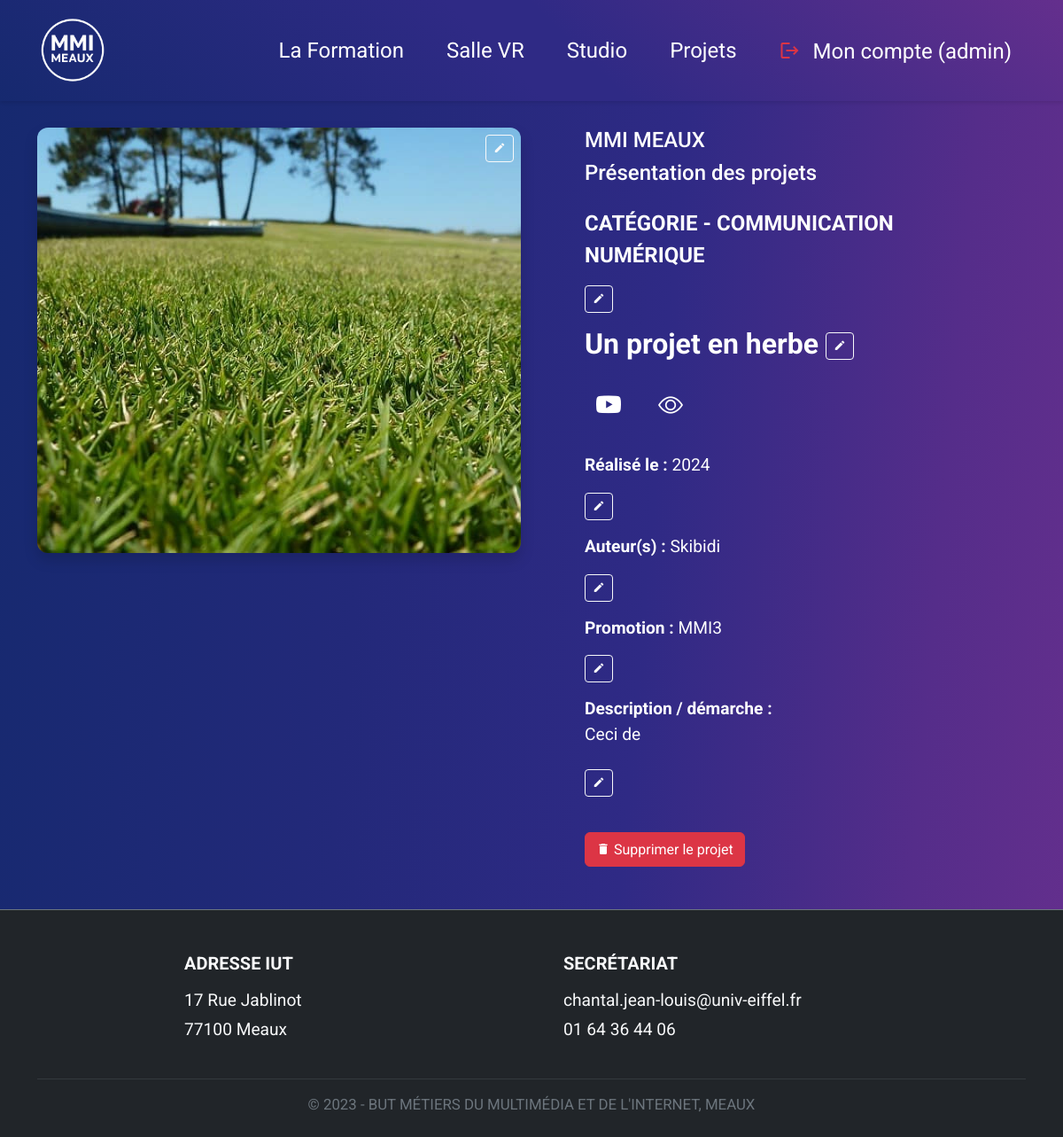
The page /affichage_projet.php?id=99 (signed in) on the database as committed earlier.
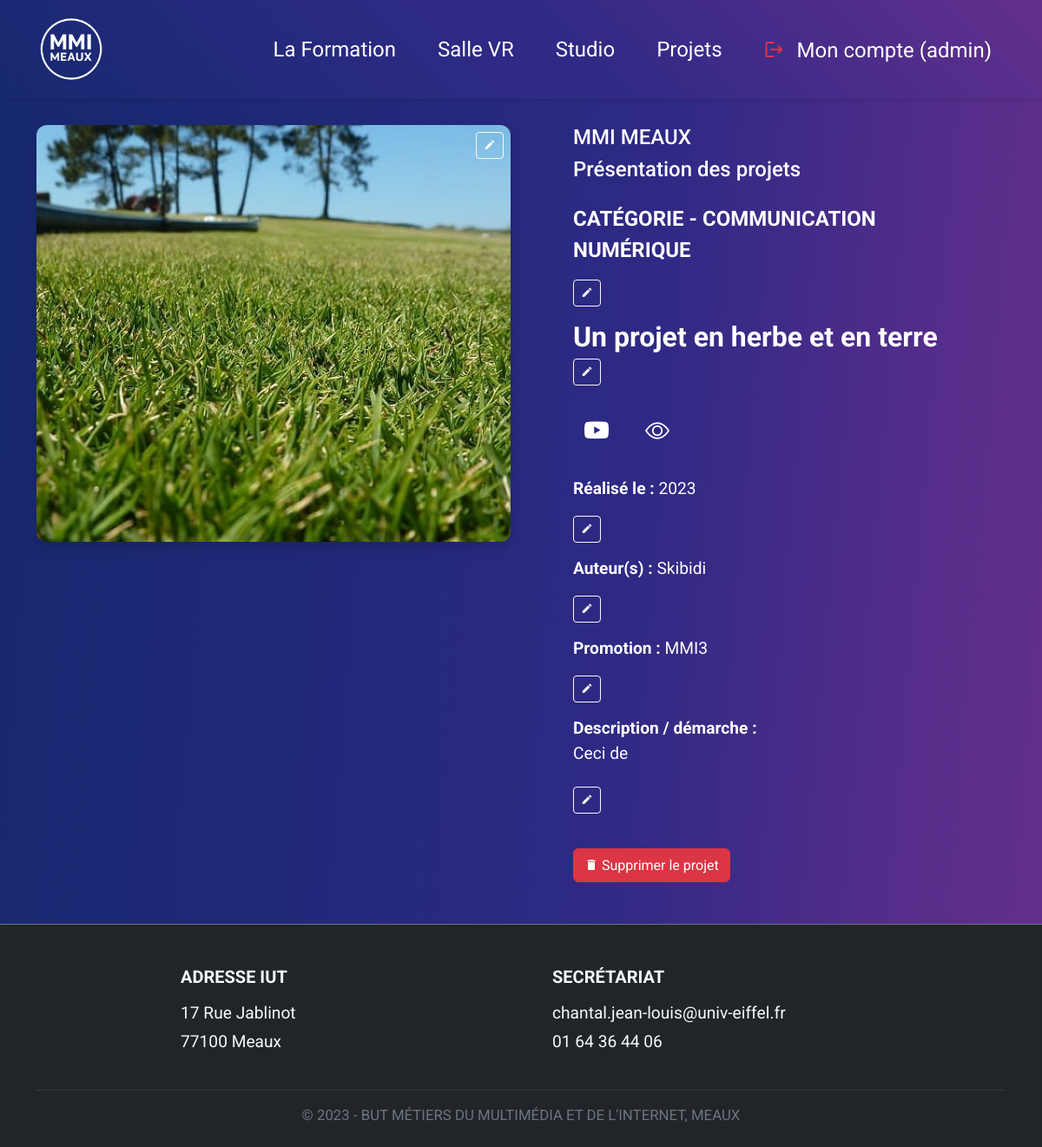
The same page on the database as committed later.
### tables this page shows
CREATE TABLE `projet` (
  `id` int(11) NOT NULL,
  `nom` varchar(255) NOT NULL,
  `categorie` varchar(255) NOT NULL,
  `image` varchar(255) NOT NULL,
  `description` varchar(255) NOT NULL,
  `date` varchar(255) NOT NULL,
  `auteurs` varchar(255) DEFAULT NULL,
  `video` varchar(255) DEFAULT NULL,
  `promo` varchar(50) DEFAULT NULL,
  `drive` varchar(255) DEFAULT NULL
);

### auth.php (called while the page is built, shortened)
<?php
require_once 'dbconnect.php';
if (isset($_SESSION['user_id'])) {
    $stmt = $db->prepare("SELECT pseudo, nom, prenom, role FROM inscription WHERE ID = ?");
    $stmt->execute([$_SESSION['user_id']]);
    $result = $stmt->fetch(PDO::FETCH_ASSOC);
    if ($result) {
        $role = strtolower($result['role']);
    } else {
        session_unset();
        session_destroy();
    }
}
?>

### affichage_projet.php (the view, shortened to what the changed rows need)
<?php
require_once "dbconnect.php";
require_once "auth.php";
$id = intval($_GET['id']);
$stmt = $db->prepare("SELECT * FROM projet WHERE id = ?");
$stmt->execute([$id]);
$projet = $stmt->fetch();
?>
<!DOCTYPE html>
<html lang="fr">
<head>
  <link href="https://cdn.jsdelivr.net/npm/bootstrap@5.3.3/dist/css/bootstrap.min.css" rel="stylesheet" />
  <link href="https://cdn.jsdelivr.net/npm/bootstrap-icons@1.10.5/font/bootstrap-icons.css" rel="stylesheet" />
  <link href="https://cdn.jsdelivr.net/npm/@mdi/font@7.4.47/css/materialdesignicons.min.css" rel="stylesheet" />
  <link href="css/navbarbs.css" rel="stylesheet" />
  <link href="css/btn.css" rel="stylesheet" />
  <link href="css/affichage_projet.css" rel="stylesheet" />
</head>
<body>
<div class="container my-5">
  <div class="row mt-5">
    <div class="col-lg-6 mb-4">
      <div class="position-relative">
  <img src="<?= htmlspecialchars($projet['image']) ?>" alt="Image du projet" class="project-img shadow" id="image_display" />
  <?php if ($role === 'admin'): ?>
  <button id="image_edit_btn" class="btn btn-outline-light btn-sm position-absolute top-0 end-0 m-2" onclick="toggleEdit('image')">
    <i class="mdi mdi-pencil"></i>
  </button>
<?php endif; ?>
</div>
    </div>
    <div class="col-lg-5 ms-5 text-white">
      <div class="mb-3">
        <p class="fw-bold text-uppercase fs-4">
          Catégorie -
          <?php if ($role === 'admin'): ?>
            <span id="categorie_display"><?= htmlspecialchars($projet['categorie']) ?></span>
            <button class="btn btn-outline-light btn-sm" onclick="toggleEdit('categorie')"><i class="mdi mdi-pencil"></i></button>
          <?php else: ?>
            <?= htmlspecialchars($projet['categorie']) ?>
          <?php endif; ?>
        </p>
      </div>
      <div class="mb-3">
        <h1 class="fw-bold fs-2">
          <?php if ($role === 'admin'): ?>
            <span id="nom_display"><?= htmlspecialchars(ucfirst($projet['nom'])) ?></span>
            <button class="btn btn-outline-light btn-sm" onclick="toggleEdit('nom')"><i class="mdi mdi-pencil"></i></button>
          <?php else: ?>
            <?= htmlspecialchars($projet['nom']) ?>
          <?php endif; ?>
        </h1>
      </div>
<p class="mt-2">
  <strong>Réalisé le :</strong>
  <?php if ($role === 'admin'): ?>
    <span id="date_display"><?= htmlspecialchars($projet['date']) ?></span>
    <button class="btn btn-outline-light btn-sm" onclick="toggleEdit('date')">
      <i class="mdi mdi-pencil"></i>
    </button>
  <?php else: ?>
    <?= htmlspecialchars($projet['date']) ?>
  <?php endif; ?>
</p>
      <p class="mt-2">
        <strong>Promotion :</strong>
        <?php if ($role === 'admin'): ?>
          <span id="promo_display"><?= htmlspecialchars($projet['promo']) ?></span>
          <button class="btn btn-outline-light btn-sm" onclick="toggleEdit('promo')"><i class="mdi mdi-pencil"></i></button>
        <?php else: ?>
          <?= htmlspecialchars($projet['promo']) ?>
        <?php endif; ?>
      </p>
      <p>
  <strong>Description / démarche :</strong><br />
  <?php if ($role === 'admin'): ?>
    <span id="description_display"><?= nl2br(htmlspecialchars(ucfirst($projet['description']))) ?></span>
    <button class="btn btn-outline-light btn-sm mt-2" onclick="toggleEdit('description')">
      <i class="mdi mdi-pencil"></i>
    </button>
  <?php else: ?>
    <?= nl2br(htmlspecialchars($projet['description'])) ?>
  <?php endif; ?>
</p>
    </div>
  </div>
</div>
</body>
</html>

Rows that differ between the two databases and show on the page:
changed projet "COMMUNICATION NUMÉRIQUE": nom "Un projet en herbe" → "Un projet en herbe et en terre"; date "2024" → "2023"
